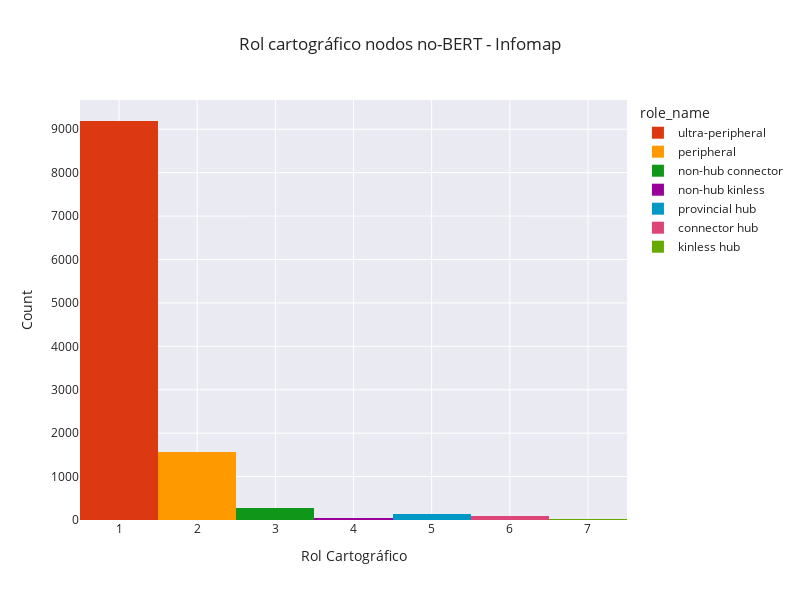

The cell this chart's notebook holds for it:
### Code cell
fig = px.histogram(non_bert_roles, x="role", width=800, height=600, color="role_name", title="Rol cartográfico nodos no-BERT - Infomap", color_discrete_map=color_discrete_map)
fig.update_layout(xaxis_title="Rol Cartográfico", yaxis_title="Count")
fig.show()
# fig.write_html(reports_comunidades + "rol_cartografico_no_berts_infomap_barras_interactivo.html")

### Figure 1 — Plotly figure (JSON) as saved in the notebook; plotly's stock layout.template omitted (floating-point values rounded to 4 significant figures; data arrays with more than 128 entries replaced by an {"elided": "..."} marker saying what was removed)
{"data": [{"alignmentgroup": "True", "bingroup": "x", "hovertemplate": "role_name=ultra-peripheral<br>role=%{x}<br>count=%{y}<extra></extra>", "legendgroup": "ultra-peripheral", "marker": {"color": "#DC3912", "pattern": {"shape": ""}}, "name": "ultra-peripheral", "offsetgroup": "ultra-peripheral", "orientation": "v", "showlegend": true, "type": "histogram", "x": {"elided": "9190 int values"}, "xaxis": "x", "yaxis": "y"}, {"alignmentgroup": "True", "bingroup": "x", "hovertemplate": "role_name=peripheral<br>role=%{x}<br>count=%{y}<extra></extra>", "legendgroup": "peripheral", "marker": {"color": "#FF9900", "pattern": {"shape": ""}}, "name": "peripheral", "offsetgroup": "peripheral", "orientation": "v", "showlegend": true, "type": "histogram", "x": {"elided": "1568 int values"}, "xaxis": "x", "yaxis": "y"}, {"alignmentgroup": "True", "bingroup": "x", "hovertemplate": "role_name=non-hub connector<br>role=%{x}<br>count=%{y}<extra></extra>", "legendgroup": "non-hub connector", "marker": {"color": "#109618", "pattern": {"shape": ""}}, "name": "non-hub connector", "offsetgroup": "non-hub connector", "orientation": "v", "showlegend": true, "type": "histogram", "x": {"elided": "268 int values"}, "xaxis": "x", "yaxis": "y"}, {"alignmentgroup": "True", "bingroup": "x", "hovertemplate": "role_name=non-hub kinless<br>role=%{x}<br>count=%{y}<extra></extra>", "legendgroup": "non-hub kinless", "marker": {"color": "#990099", "pattern": {"shape": ""}}, "name": "non-hub kinless", "offsetgroup": "non-hub kinless", "orientation": "v", "showlegend": true, "type": "histogram", "x": [4, 4, 4, 4, 4, 4, 4, 4, 4, 4, 4, 4, 4, 4, 4, 4, 4, 4, 4, 4, 4, 4, 4, 4, 4, 4, 4, 4, 4, 4, 4, 4, 4, 4, 4, 4, 4], "xaxis": "x", "yaxis": "y"}, {"alignmentgroup": "True", "bingroup": "x", "hovertemplate": "role_name=provincial hub<br>role=%{x}<br>count=%{y}<extra></extra>", "legendgroup": "provincial hub", "marker": {"color": "#0099C6", "pattern": {"shape": ""}}, "name": "provincial hub", "offsetgroup": "provincial hub", "orientation": "v", "showlegend": true, "type": "histogram", "x": {"elided": "146 int values"}, "xaxis": "x", "yaxis": "y"}, {"alignmentgroup": "True", "bingroup": "x", "hovertemplate": "role_name=connector hub<br>role=%{x}<br>count=%{y}<extra></extra>", "legendgroup": "connector hub", "marker": {"color": "#DD4477", "pattern": {"shape": ""}}, "name": "connector hub", "offsetgroup": "connector hub", "orientation": "v", "showlegend": true, "type": "histogram", "x": [6, 6, 6, 6, 6, 6, 6, 6, 6, 6, 6, 6, 6, 6, 6, 6, 6, 6, 6, 6, 6, 6, 6, 6, 6, 6, 6, 6, 6, 6, 6, 6, 6, 6, 6, 6, 6, 6, 6, 6, 6, 6, 6, 6, 6, 6, 6, 6, 6, 6, 6, 6, 6, 6, 6, 6, 6, 6, 6, 6, 6, 6, 6, 6, 6, 6, 6, 6, 6, 6, 6, 6, 6, 6, 6, 6, 6, 6, 6, 6, 6, 6, 6, 6, 6, 6, 6, 6, 6, 6, 6, 6, 6, 6, 6, 6, 6, 6, 6, 6], "xaxis": "x", "yaxis": "y"}, {"alignmentgroup": "True", "bingroup": "x", "hovertemplate": "role_name=kinless hub<br>role=%{x}<br>count=%{y}<extra></extra>", "legendgroup": "kinless hub", "marker": {"color": "#66AA00", "pattern": {"shape": ""}}, "name": "kinless hub", "offsetgroup": "kinless hub", "orientation": "v", "showlegend": true, "type": "histogram", "x": [7, 7, 7, 7, 7, 7, 7, 7, 7, 7, 7, 7, 7, 7, 7, 7, 7, 7, 7], "xaxis": "x", "yaxis": "y"}], "layout": {"barmode": "relative", "height": 600, "legend": {"title": {"text": "role_name"}, "tracegroupgap": 0}, "title": {"text": "Rol cartográfico nodos no-BERT - Infomap"}, "width": 800, "xaxis": {"anchor": "y", "domain": [0, 1], "title": {"text": "Rol Cartográfico"}}, "yaxis": {"anchor": "x", "domain": [0, 1], "title": {"text": "Count"}}}}
